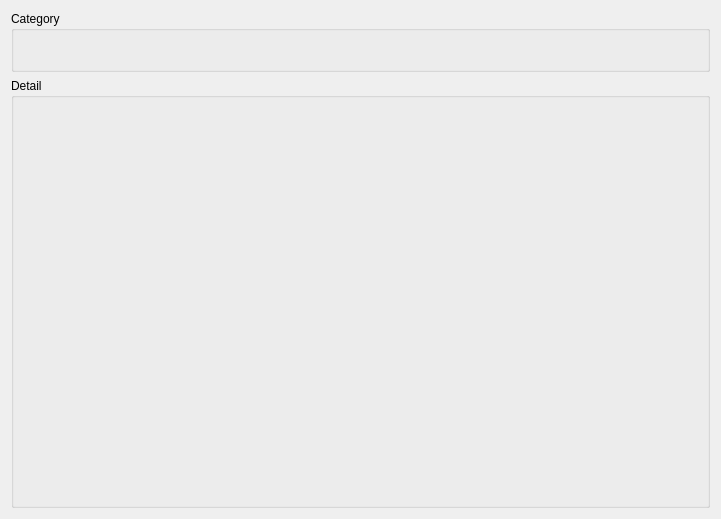
<?xml version="1.0" encoding="UTF-8"?>
<ui version="4.0">
 <class>GlobalConfingWG</class>
 <widget class="QWidget" name="GlobalConfingWG">
  <property name="geometry">
   <rect>
    <x>0</x>
    <y>0</y>
    <width>721</width>
    <height>519</height>
   </rect>
  </property>
  <property name="windowTitle">
   <string>Form</string>
  </property>
  <layout class="QVBoxLayout" name="verticalLayout" stretch="0,1">
   <item>
    <widget class="QGroupBox" name="horizontalLayout">
     <property name="title">
      <string>Category</string>
     </property>
     <layout class="QHBoxLayout" name="config_category_group_layout">
      <item>
       <layout class="QHBoxLayout" name="config_category_group"/>
      </item>
      <item>
       <spacer name="horizontalSpacer">
        <property name="orientation">
         <enum>Qt::Horizontal</enum>
        </property>
        <property name="sizeHint" stdset="0">
         <size>
          <width>40</width>
          <height>20</height>
         </size>
        </property>
       </spacer>
      </item>
     </layout>
    </widget>
   </item>
   <item>
    <widget class="QGroupBox" name="config_display_group">
     <property name="title">
      <string>Detail</string>
     </property>
     <layout class="QVBoxLayout" name="genreral_tab_layout">
      <property name="spacing">
       <number>0</number>
      </property>
      <property name="leftMargin">
       <number>0</number>
      </property>
      <property name="topMargin">
       <number>0</number>
      </property>
      <property name="rightMargin">
       <number>0</number>
      </property>
      <property name="bottomMargin">
       <number>0</number>
      </property>
     </layout>
    </widget>
   </item>
  </layout>
 </widget>
 <resources/>
 <connections/>
</ui>
